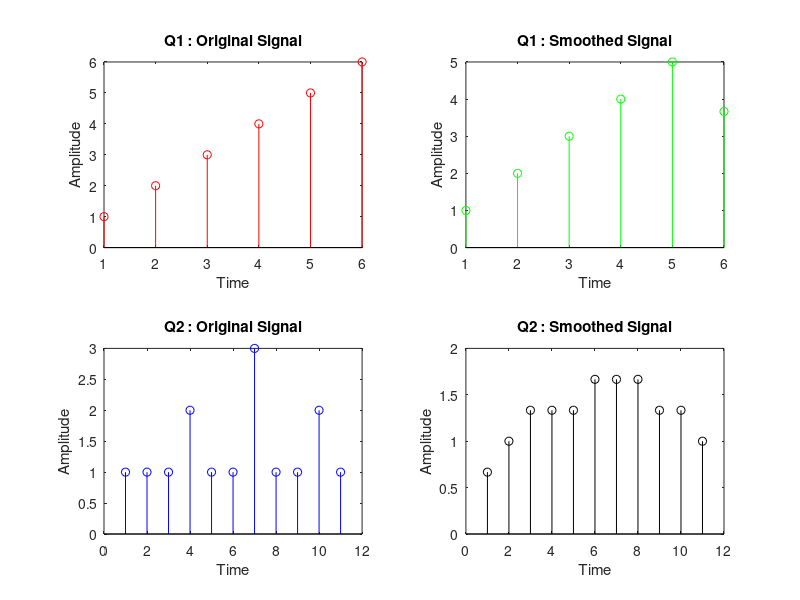

Reproduce this figure in MATLAB.
clc;
clear all;
clf;

x1 = [1 2 3 4 5 6];
y1 = [0 x1 0];
t = 1:6;
for i=2:7
  z1(i-1) = (y1(i-1)+y1(i)+y1(i+1))/3;  %Smoothing of Signal 1
  
  endfor
  subplot(2,2,1);
  stem(t,x1,'r');
  xlabel('Time');
  ylabel('Amplitude');
  title('Q1 : Original Signal');
  
  subplot(2,2,2);
  stem(t,z1,'g');
   xlabel('Time');
  ylabel('Amplitude');
  title('Q1 : Smoothed Signal');
  
  x2 = [1 1 1 2 1 1 3 1 1 2 1];     %Smoothing of Signal 2
  y2 = [0 x2 0];
  t = 1:11;
  for j = 2:12
  z2(j-1) = (y2(j-1)+y2(j)+y2(j+1))/3;
  endfor
  
  subplot(2,2,3);
  stem(t,x2,'b');
   xlabel('Time');
  ylabel('Amplitude');
  title('Q2 : Original Signal');
  
  subplot(2,2,4);
  stem(t,z2,'k');
   xlabel('Time');
  ylabel('Amplitude');
  title('Q2 : Smoothed Signal');